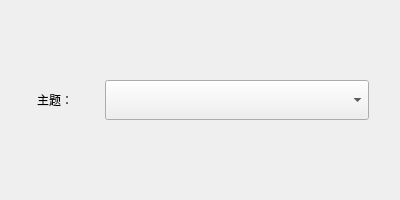
<?xml version="1.0" encoding="UTF-8"?>
<ui version="4.0">
 <class>ThemeSet</class>
 <widget class="QDialog" name="ThemeSet">
  <property name="geometry">
   <rect>
    <x>0</x>
    <y>0</y>
    <width>400</width>
    <height>200</height>
   </rect>
  </property>
  <property name="minimumSize">
   <size>
    <width>400</width>
    <height>200</height>
   </size>
  </property>
  <property name="maximumSize">
   <size>
    <width>400</width>
    <height>200</height>
   </size>
  </property>
  <property name="windowTitle">
   <string>设置主题</string>
  </property>
  <property name="windowIcon">
   <iconset resource="resource.qrc">
    <normaloff>:/image/serial.png</normaloff>:/image/serial.png</iconset>
  </property>
  <layout class="QGridLayout" name="gridLayout">
   <item row="0" column="0">
    <layout class="QHBoxLayout" name="horizontalLayout" stretch="1,3">
     <property name="rightMargin">
      <number>20</number>
     </property>
     <item>
      <widget class="QLabel" name="label">
       <property name="text">
        <string>主题：</string>
       </property>
       <property name="alignment">
        <set>Qt::AlignCenter</set>
       </property>
      </widget>
     </item>
     <item>
      <widget class="QComboBox" name="combox_theme">
       <property name="minimumSize">
        <size>
         <width>0</width>
         <height>40</height>
        </size>
       </property>
       <property name="font">
        <font>
         <pointsize>16</pointsize>
        </font>
       </property>
      </widget>
     </item>
    </layout>
   </item>
  </layout>
 </widget>
 <resources>
  <include location="resource.qrc"/>
 </resources>
 <connections/>
</ui>
